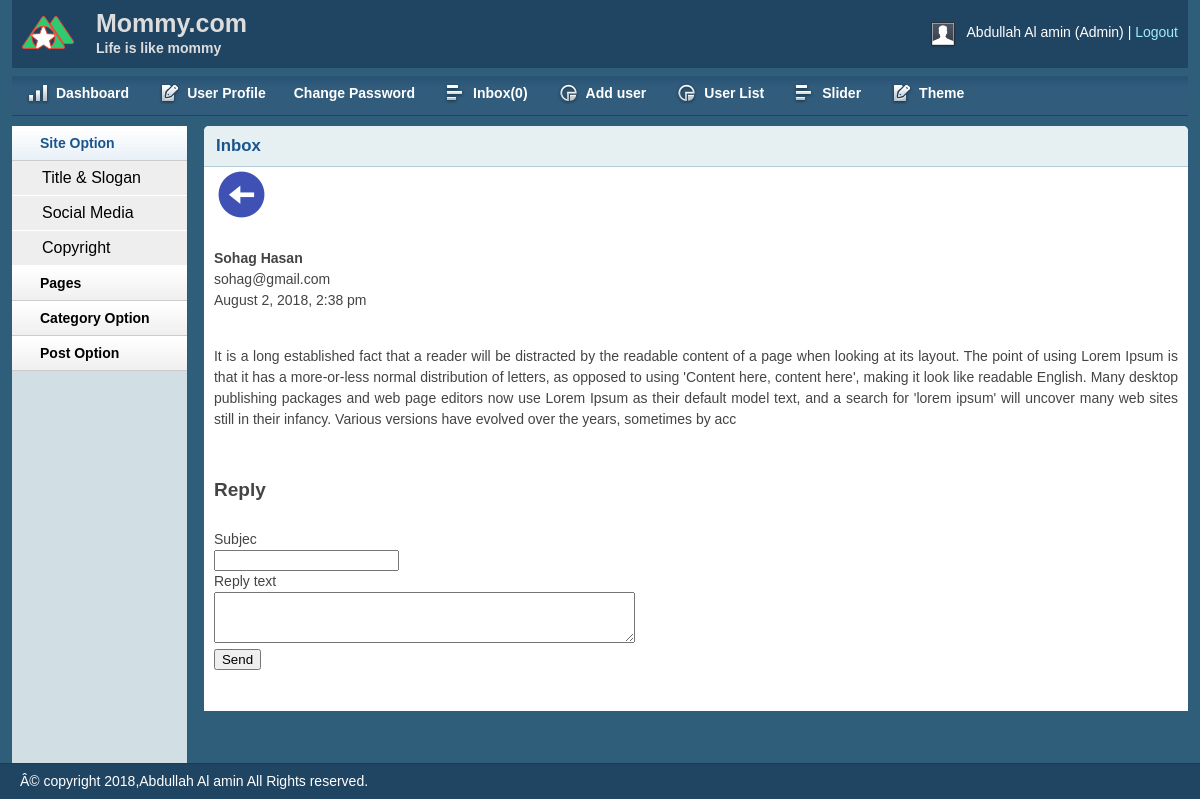
The page /admin/inbox-read.php?inbox=6 (signed in) on the database its author committed.
### tables this page shows
CREATE TABLE `tbl_slogan` (
  `id` int(11) NOT NULL,
  `web_name` varchar(100) NOT NULL,
  `slogan` varchar(100) NOT NULL,
  `logo` varchar(100) NOT NULL
);

CREATE TABLE `tbl_contact` (
  `id` int(11) NOT NULL,
  `first_name` varchar(255) NOT NULL,
  `last_name` varchar(255) NOT NULL,
  `email` varchar(255) NOT NULL,
  `msg` text NOT NULL,
  `date` timestamp NOT NULL DEFAULT CURRENT_TIMESTAMP,
  `status` int(100) NOT NULL,
  `newmsg` int(11) NOT NULL
);

CREATE TABLE `tbl_copyright` (
  `id` int(11) NOT NULL,
  `copyright_txt` varchar(100) NOT NULL
);

### admin/lib/db-connection/db.php (called while the page is built, shortened)
<?php
 class db{
 private static $pdo;
  public static function connection(){
    if(!isset(self::$pdo)){
      try {
        self::$pdo = new PDO('mysql:host='.DB_HOST.';dbname='.DB_NAME,DB_USER,DB_PASS);
      }catch(PDOException $con) {
        echo $con->getMessage();
      }
    }
    return self::$pdo;
  }
    public static function blogPrepare($sql){
    return self::connection()->prepare($sql);
  }
 }
?>

### admin/lib/session.php (called while the page is built, shortened)
<?php
class session{
   public static function get($key){
     if(isset($_SESSION[$key])){
       return $_SESSION[$key];
     }else{
       return false;
     }
   }
 }
?>

### admin/lib/format.php (called while the page is built, shortened)
<?php
  class FormatClass{
    function dateFormat($date){
      return date('F j, Y, g:i a', strtotime($date));
    }
  }
?>

### admin/inbox-read.php (the view, shortened to what this page needs)
<?php include("inc/header.php");?>
﻿<?php include("inc/sidebar.php");?>
<div class="grid_10">
    <div class="box round first grid">
        <h2>Inbox</h2>
        <a href="inbox.php?inbox"><img src="img/icons8-go-back-55.png" alt=""></a>
        <div class="block">
        <?php
          if(isset($_GET["inbox"]) && $_GET["inbox"] != NULL){
            $id = $_GET["inbox"];
        ?>
          <?php
            class showMsgClass{
              private $tbl_name = "tbl_contact";
              private $id;
              public function id($id){
                $this->id = $id;
              }
              public function showMsgQuery(){
                $sql = "SELECT * FROM $this->tbl_name WHERE id=:id";
                $stmt = db::blogPrepare($sql);
                $stmt->bindValue(":id",$this->id);
                $stmt->execute();
                return $stmt->fetchAll();
              }
            }
            $selectMsgObj = new showMsgClass();
            $selectMsgObj->id($id);
            $showResult = $selectMsgObj->showMsgQuery();
            if($showResult){
              foreach ($showResult as $value) {
                ?>
              <p><?php
                 echo '<strong>'.$value['first_name'].' ';
                 echo $value['last_name'].'</strong><br />';
                 echo $value['email'].'<br />';
                 echo $objFormat->dateFormat($value['date']).'<br /><br />';
                 echo '<p style="text-align:justify">'.$value['msg'].'</p><br />';
                 ?>
              </p>
           <?php
         }
           }else{
             echo "<strong><h1 style='color:red'>Error</h1></strong><br /><h3>Something went wrong..!!</h3>";
           }?>
         <form class="" action="" method="post">
           <div class="">
             <h4>Reply</h4><br>
             <span>Subjec</span><br>
             <input type="text" name="subject" value=""><br>
             <span style="margin-top:10px;">Reply text</span><br>
             <textarea name="name" rows="3" cols="50"></textarea><br>
             <input type="submit" name="" value="Send">
           </div>
         </form>
       <?php }else{
             echo "<strong><h1 style='color:red'>Error</h1></strong><br /><h3>Not found data..!!</h3>";
           }
           ?>
        </div>
     </div>
 </div>
 <?php include("inc/footer.php");?>

### admin/inc/header.php (shortened to what this page needs)
<?php
include("lib/session.php");
include("lib/db-connection/db.php");
include("lib/format.php");
$objFormat = new FormatClass();
?>
<!DOCTYPE html>
<html>
<head>
    <?php
     class readTitle{
       private $tbl_name = "tbl_slogan";
       public function readQuery(){
         $sql = "SELECT * FROM $this->tbl_name LIMIT 1";
         $stmt = db::blogPrepare($sql);
         $stmt->execute();
         return $stmt->fetchAll();
       }
     }
    $readData = new readTitle();
    $sloganResult = $readData->readQuery();
    foreach ($sloganResult as $slogan) {
      $web_nameName = $slogan["web_name"];
      $sloganName = $slogan["slogan"];
      $logoImg = $slogan["logo"];
    }
    ?>
    <link rel="stylesheet" type="text/css" href="css/reset.css" media="screen" />
    <link rel="stylesheet" type="text/css" href="css/text.css" media="screen" />
    <link rel="stylesheet" type="text/css" href="css/grid.css" media="screen" />
    <link rel="stylesheet" type="text/css" href="css/layout.css" media="screen" />
    <link rel="stylesheet" type="text/css" href="css/nav.css" media="screen" />
    <link href="css/table/demo_page.css" rel="stylesheet" type="text/css" />
</head>
<body>
    <div class="container_12">
        <div class="grid_12 header-repeat">
            <div id="branding">
                <div class="floatleft logo">
                    <img src="<?php if(isset($logoImg)){echo $logoImg;}?>" alt="Logo" />
				</div>
				<div class="floatleft middle">
					<h1><?php if(isset($web_nameName)){echo $web_nameName;} ?></h1>
					<p><?php  if(isset($sloganName)){echo $sloganName;} ?></p>
				</div>
                <div class="floatright">
                    <div class="floatleft">
                        <img src="img/img-profile.jpg" alt="Profile Pic" /></div>
                    <div class="floatleft marginleft10">
                        <ul class="inline-ul floatleft">
                            <li><?php
                            $username = session::get("username");
                            $user_role = session::get("role");
                            function user_role($user_role){
                              if($user_role == 1){
                                return $user_role = "Admin";
                              }elseif($user_role == 2){
                                return $user_role = "Author";
                              }elseif($user_role == 3){
                                return $user_role = "Editor";
                              }
                            }
                            echo $username." (".user_role($user_role).")";
                            ?></li>
                            <li><a href="?action=logout">Logout</a></li>
                        </ul>
                    </div>
                </div>
            </div>
        </div>
        <div class="grid_12">
          <?php
          $path = $_SERVER['SCRIPT_FILENAME'];
          $c_page = basename($path,".php");
          ?>
            <ul class="nav main">
                <li class="ic-dashboard"><a
                  <?php if($c_page == "index"){echo "id='menu'";}?>
                  href="index.php"><span>Dashboard</span></a> </li>
                <li class="ic-form-style"><a
                  <?php if($c_page == "user-profile"){echo "id='menu'";}?>
                  href="user-profile.php"><span>User Profile</span></a></li>
				<li class="ic-typography"><a
          <?php if($c_page == "changepassword"){echo "id='menu'";}?>
          href="changepassword.php">Change Password</a>
        </li>
        <?php
        class countUnseen{
          private $tbl_name = "tbl_contact";
          public function selectMsgQuery(){
            $sql = "SELECT * FROM $this->tbl_name WHERE newmsg = 0 ORDER BY id DESC";
            $stmt = db::blogPrepare($sql);
            $stmt->execute();
            return $stmt->rowCount();
          }
        }
        $selectMsgObj = new countUnseen();
        $unseenMsg = $selectMsgObj->selectMsgQuery();
        ?>
				<li class="ic-grid-tables"><a
          <?php if($c_page == "inbox"){echo "id='menu'";}?>
          href="inbox.php?inbox"><span>Inbox<?php echo "(".$unseenMsg.")"?>
        </span></a></li>
                <?php if(session::get("role") == 1){?>
                <li class="ic-charts"><a
                  <?php if($c_page == "adduser"){echo "id='menu'";}?>
                  href="adduser.php"><span>Add user</span></a>
                </li>
              <?php } ?>
                <li class="ic-charts"><a
                  <?php if($c_page == "user-list"){echo "id='menu'";}?>
                   href="user-list.php"><span>User List</span></a></li>
                <?php if(session::get("role") == 1){?>
                <li class="ic-grid-tables"><a
                  <?php if($c_page == "slider"){echo "id='menu'";}?>
                   href="slider.php?add-slider"><span>Slider</span></a>
                 </li>
               <?php } ?>
                <?php if(session::get("role") == 1){?>
                <li class="ic-form-style"><a
                  <?php if($c_page == "theme"){echo "id='menu'";}?>
                   href="theme.php?theme"><span>Theme</span></a>
                 </li>
               <?php } ?>
            </ul>
        </div>

### admin/inc/footer.php (shortened to what this page needs)
</div>
<div id="site_info">
  <?php
  class copyrightselectfoo{
    private $tbl_name = "tbl_copyright";
    public function copyrightQuery(){
      $sql = "SELECT * FROM $this->tbl_name LIMIT 1";
      $stmt = db::blogPrepare($sql);
      $stmt->execute();
      return $stmt->fetchAll();
    }
  }
  $copySelectObj = new copyrightselectfoo();
  $copySelectObj->copyrightQuery();
  foreach ($copySelectObj->copyrightQuery() as  $value) {
    $copyrightResult = $value["copyright_txt"];
  }
  ?>
<p>
<?php if(isset($copyrightResult)){echo $copyrightResult;}  ?>
</p>
</div>
</body>
</html>

### admin/css/layout.css (style rules this page uses)
body { background: #fff none repeat scroll 0 0; color: #444; font-size: 14px; padding: 0; }
.floatleft { float:left; }
.logo img { margin-top: -15px; width: 52px; }
.middle { margin-left: 22px; margin-top: -14px; }
.middle h1 { color:#ddd;margin:0 }
.middle p { color: #ddd; margin: 0; font-weight: bold; }
.floatright { float:right; }
.inline-ul li { display:inline; color:#fff; }
.marginleft10 { margin-left:10px; }
a { color: #000; font-weight:bold; text-decoration: none; }
.container_12, .container_16 { background:#2E5E79; }
h1, h2, h3, h4, h5, h6 { line-height:1.2em; margin-bottom:.3em; }
h2 { margin-top:1em; }
#branding { font-weight: normal; margin-bottom: 0; padding: 22px 10px 3px; text-align: left; }
.header-repeat { background:url(../img/header-repeat.jpg) repeat-x; }
#branding a { color:#A1EAFF; font-weight:normal; }
#branding a:before { content:" | "; color:#fff; }
#branding ul, #branding ul li { margin:0px; padding:0px; }
#branding li { padding:0px 0px 0px 0px !important; }
.box { background:#fff; margin-bottom:20px; padding:10px 10px 10px 10px; margin-left:-8px; }
.box.grid { padding-bottom:40px; }
.box.round { -moz-border-radius: 5px 5px 0px 0px; -webkit-border-radius: 5px 5px 0px 0px; border-radius: 5px 5px 0px 0px; }
.box h2 { font-size:1.2em; font-weight:bold; color:#1B548D; background:#E6F0F3; margin:-10px -10px 0 -10px; padding:10px 12px; border-bottom:1px solid #B3CBD6; -moz-border-radius: 5px 5px 0px 0px; -webkit-border-radius: 5px 5px 0px 0px; border-radius: 5px 5px 0px 0px; }
.box.first { min-height: 406px; }
.block { padding-top:20px; }
p { margin-bottom:1em; }
ul, ol { padding-top:0; }
#site_info { color:#fff; background:#204562; border-top:1px solid #1d3b53; padding-left:20px; }
#site_info p { line-height:35px; margin-bottom:0px; }
.block { padding-bottom:1px; }

### rows shown on the page
tbl_slogan: logo (picture), web_name "Mommy.com", slogan "Life is like mommy"
tbl_contact: first_name "Sohag", last_name "Hasan", email "sohag@gmail.com", date "August 2, 2018, 2:38 pm", msg "It is a long established fact that a reader will be distracted by the readable content of a page when looking at its layout. The point of using Lorem Ipsum is that it has a more-or-less normal distribution of letters, as opposed to using 'Content here, content here', making it look like readable English. Many desktop publishing packages and web page editors now use Lorem Ipsum as their default model text, and a search for 'lorem ipsum' will uncover many web sites still in their infancy. Various versions have evolved over the years, sometimes by acc"
tbl_copyright: copyright_txt "Â© copyright 2018,Abdullah Al amin All Rights reserved."

### other values the page prints
$username "Abdullah Al amin"
user_role($user_role) "Admin"
$unseenMsg "0"
